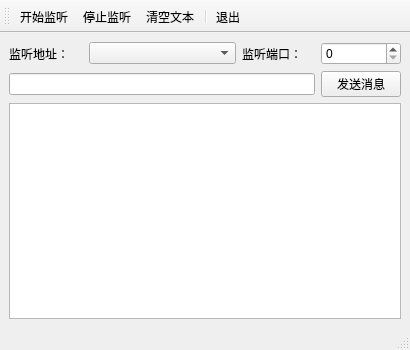
<?xml version="1.0" encoding="UTF-8"?>
<ui version="4.0">
 <class>myMainWindow</class>
 <widget class="QMainWindow" name="myMainWindow">
  <property name="geometry">
   <rect>
    <x>0</x>
    <y>0</y>
    <width>410</width>
    <height>350</height>
   </rect>
  </property>
  <property name="windowTitle">
   <string>myMainWindow</string>
  </property>
  <widget class="QWidget" name="centralwidget">
   <layout class="QGridLayout" name="gridLayout_2">
    <item row="0" column="0">
     <layout class="QGridLayout" name="gridLayout">
      <item row="0" column="0">
       <widget class="QLabel" name="label">
        <property name="text">
         <string>监听地址：</string>
        </property>
       </widget>
      </item>
      <item row="1" column="0" colspan="4">
       <widget class="QLineEdit" name="editMsg"/>
      </item>
      <item row="1" column="4">
       <widget class="QPushButton" name="btnSend">
        <property name="text">
         <string>发送消息</string>
        </property>
       </widget>
      </item>
      <item row="0" column="4">
       <widget class="QSpinBox" name="spinPort"/>
      </item>
      <item row="0" column="3">
       <widget class="QLabel" name="label_2">
        <property name="text">
         <string>监听端口：</string>
        </property>
       </widget>
      </item>
      <item row="0" column="1" colspan="2">
       <widget class="QComboBox" name="comboIP"/>
      </item>
     </layout>
    </item>
    <item row="1" column="0">
     <widget class="QPlainTextEdit" name="plainTextEdit"/>
    </item>
   </layout>
  </widget>
  <widget class="QStatusBar" name="statusbar"/>
  <widget class="QToolBar" name="toolBar">
   <property name="windowTitle">
    <string>toolBar</string>
   </property>
   <property name="toolButtonStyle">
    <enum>Qt::ToolButtonTextUnderIcon</enum>
   </property>
   <attribute name="toolBarArea">
    <enum>TopToolBarArea</enum>
   </attribute>
   <attribute name="toolBarBreak">
    <bool>false</bool>
   </attribute>
   <addaction name="actStart"/>
   <addaction name="actStop"/>
   <addaction name="actClearText"/>
   <addaction name="separator"/>
   <addaction name="actExit"/>
  </widget>
  <action name="actStart">
   <property name="icon">
    <iconset resource="image.qrc">
     <normaloff>:/img/image/boy.jfif</normaloff>:/img/image/boy.jfif</iconset>
   </property>
   <property name="text">
    <string>开始监听</string>
   </property>
  </action>
  <action name="actStop">
   <property name="icon">
    <iconset resource="image.qrc">
     <normaloff>:/img/image/girl.jfif</normaloff>:/img/image/girl.jfif</iconset>
   </property>
   <property name="text">
    <string>停止监听</string>
   </property>
  </action>
  <action name="actClearText">
   <property name="icon">
    <iconset resource="image.qrc">
     <normaloff>:/img/image/clearXX.jfif</normaloff>:/img/image/clearXX.jfif</iconset>
   </property>
   <property name="text">
    <string>清空文本</string>
   </property>
  </action>
  <action name="actExit">
   <property name="icon">
    <iconset resource="image.qrc">
     <normaloff>:/img/image/redX.jpg</normaloff>:/img/image/redX.jpg</iconset>
   </property>
   <property name="text">
    <string>退出</string>
   </property>
  </action>
 </widget>
 <resources>
  <include location="image.qrc"/>
 </resources>
 <connections/>
</ui>
